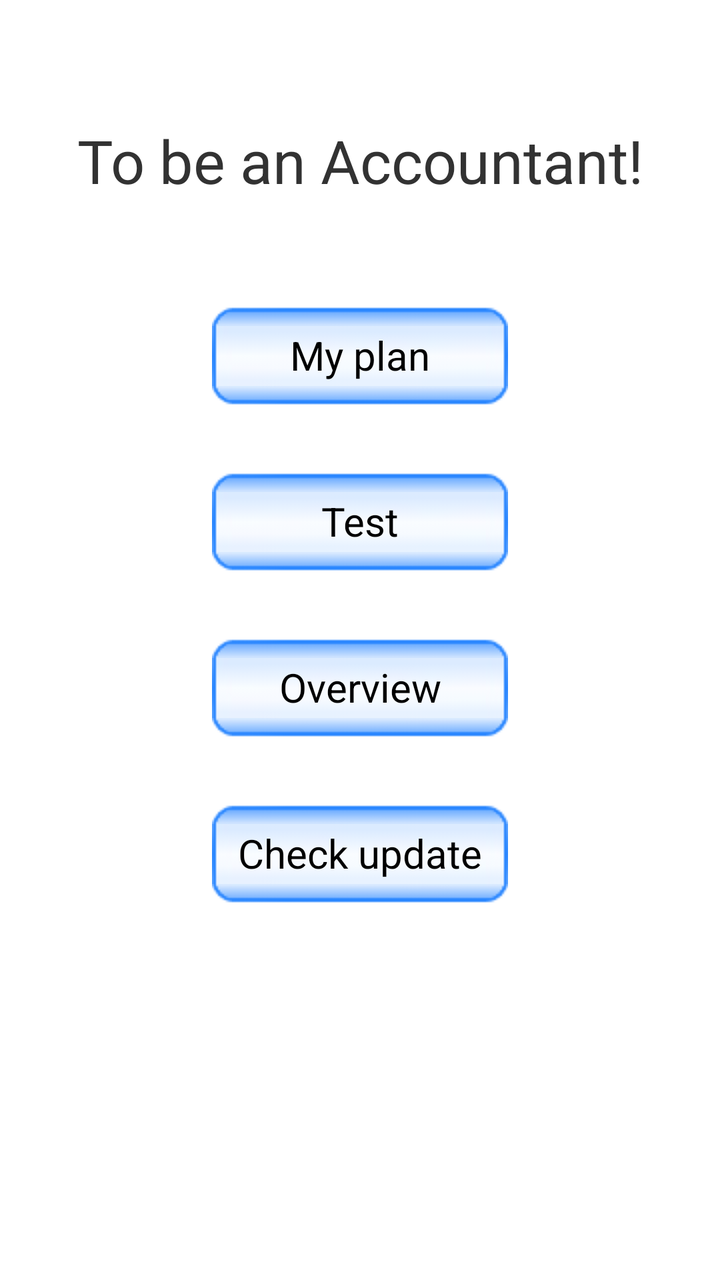
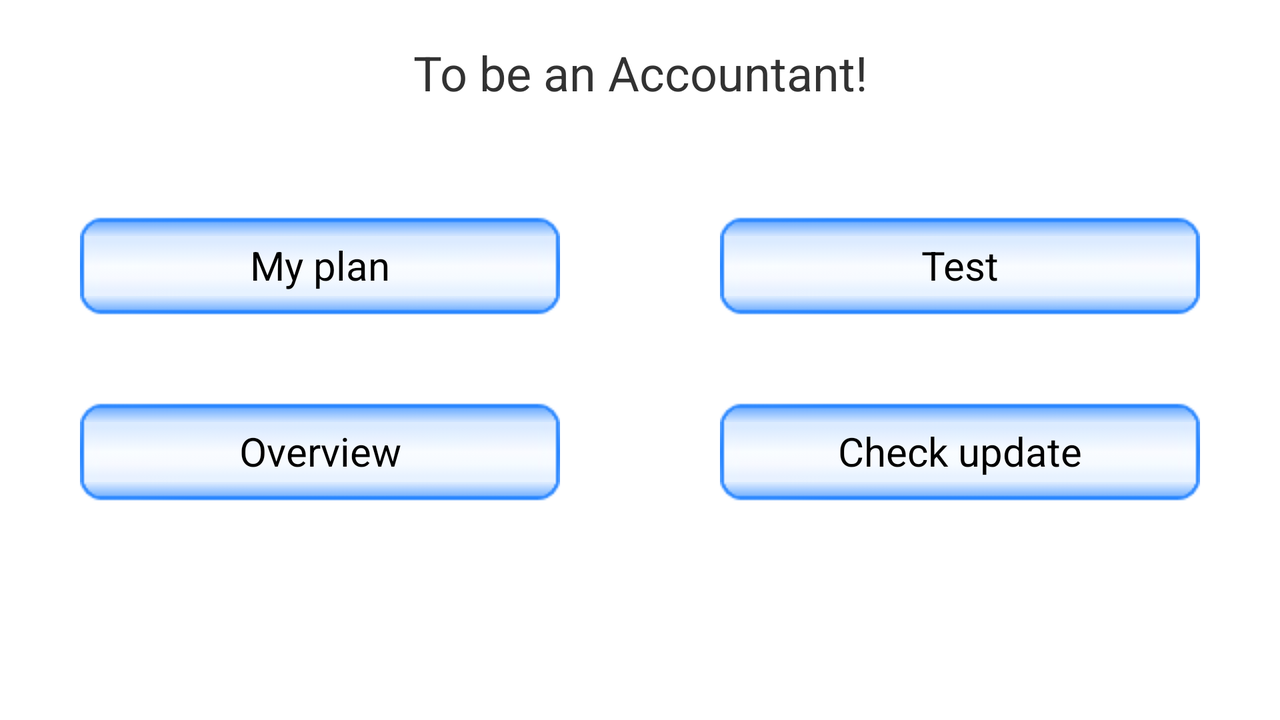

The same Android screen from two of the app's own layout files: first res/layout/ as a phone draws it, then the repository's variant for another configuration, drawn on a device whose configuration selects that folder. Both files follow.
<!-- AndroidManifest.xml: application theme AppTheme -->
<!-- res/layout/main_entry_fragment.xml -->
<RelativeLayout xmlns:android="http://schemas.android.com/apk/res/android"
    xmlns:tools="http://schemas.android.com/tools"
    android:layout_width="match_parent"
    android:layout_height="match_parent" >

    <TextView
        android:id="@+id/main_title"
        android:layout_width="match_parent"
        android:layout_height="wrap_content"
        android:layout_alignParentTop="true"
        android:layout_centerHorizontal="true"
        android:layout_marginTop="@dimen/main_entry_title_margin_top"
        android:gravity="center"
        android:text="@string/main_title"
        android:textSize="@dimen/main_entry_title_text_size" />

    <LinearLayout
        android:layout_width="wrap_content"
        android:layout_height="wrap_content"
        android:layout_centerInParent="true"
        android:orientation="vertical" >

        <Button
            android:id="@+id/plan"
            android:layout_width="match_parent"
            android:layout_height="wrap_content"
            android:layout_marginBottom="@dimen/main_entry_button_margin_v"
            android:layout_marginLeft="@dimen/main_entry_button_margin_h"
            android:layout_marginRight="@dimen/main_entry_button_margin_h"
            android:layout_marginTop="@dimen/main_entry_button_margin_v"
            android:background="@drawable/blue_btn_bg"
            android:singleLine="true"
            android:text="@string/main_entry_plan"
            android:textSize="@dimen/general_btn_text_size" />

        <Button
            android:id="@+id/test"
            android:layout_width="match_parent"
            android:layout_height="wrap_content"
            android:layout_marginBottom="@dimen/main_entry_button_margin_v"
            android:layout_marginLeft="@dimen/main_entry_button_margin_h"
            android:layout_marginRight="@dimen/main_entry_button_margin_h"
            android:layout_marginTop="@dimen/main_entry_button_margin_v"
            android:background="@drawable/blue_btn_bg"
            android:singleLine="true"
            android:text="@string/main_entry_test"
            android:textSize="@dimen/general_btn_text_size" />

        <Button
            android:id="@+id/overview"
            android:layout_width="match_parent"
            android:layout_height="wrap_content"
            android:layout_marginBottom="@dimen/main_entry_button_margin_v"
            android:layout_marginLeft="@dimen/main_entry_button_margin_h"
            android:layout_marginRight="@dimen/main_entry_button_margin_h"
            android:layout_marginTop="@dimen/main_entry_button_margin_v"
            android:background="@drawable/blue_btn_bg"
            android:singleLine="true"
            android:text="@string/main_entry_overview"
            android:textSize="@dimen/general_btn_text_size" />

        <Button
            android:id="@+id/check_update"
            android:layout_width="match_parent"
            android:layout_height="wrap_content"
            android:layout_marginBottom="@dimen/main_entry_button_margin_v"
            android:layout_marginLeft="@dimen/main_entry_button_margin_h"
            android:layout_marginRight="@dimen/main_entry_button_margin_h"
            android:layout_marginTop="@dimen/main_entry_button_margin_v"
            android:background="@drawable/blue_btn_bg"
            android:singleLine="true"
            android:text="@string/check_update"
            android:textSize="@dimen/general_btn_text_size" />

        <TextView
            android:id="@+id/update_progress"
            android:layout_width="match_parent"
            android:layout_height="wrap_content"
            android:layout_marginTop="@dimen/main_entry_button_margin_v"
            android:gravity="center"
            android:singleLine="true"
            android:textColor="#000000"
            android:visibility="invisible" />
    </LinearLayout>

</RelativeLayout>
<!-- resources referenced by this layout -->
<resources>
  <!-- from res/values-sw360dp/ -->
  <dimen name="general_btn_text_size">20sp</dimen>
  <dimen name="main_entry_button_margin_h">10dp</dimen>
  <dimen name="main_entry_button_margin_v">15dp</dimen>
  <dimen name="main_entry_title_margin_top">60dp</dimen>
  <dimen name="main_entry_title_text_size">30sp</dimen>
  <!-- drawable blue_btn_bg (drawable) -->
  <?xml version="1.0" encoding="utf-8"?>
  <selector xmlns:android="http://schemas.android.com/apk/res/android">
  
      <item android:drawable="@drawable/blue_btn_bg_press" android:state_pressed="true"/>
      <item android:drawable="@drawable/blue_btn_bg_press" android:state_selected="true"/>
      <item android:drawable="@drawable/blue_btn_bg_unpress"/>
  
  </selector>
  <string name="check_update">Check update</string>
  <string name="main_entry_overview">Overview</string>
  <string name="main_entry_plan">My plan</string>
  <string name="main_entry_test">Test</string>
  <string name="main_title">To be an Accountant!</string>
  <style name="AppTheme" parent="AppBaseTheme">
          <item name="android:windowNoTitle">true</item>
      </style>
  <!-- drawable blue_btn_bg_press: png bitmap (drawable, 470 bytes) -->
  <!-- drawable blue_btn_bg_unpress: png bitmap (drawable, 864 bytes) -->
  <style name="AppBaseTheme" parent="android:Theme.Light">
          
      </style>
</resources>
<!-- res/layout-land/main_entry_fragment.xml (the repository's variant of the layout above) -->
<!-- drawn on the phone turned sideways -->
<RelativeLayout xmlns:android="http://schemas.android.com/apk/res/android"
    xmlns:tools="http://schemas.android.com/tools"
    android:layout_width="match_parent"
    android:layout_height="match_parent" >

    <TextView
        android:id="@+id/main_title"
        android:layout_width="match_parent"
        android:layout_height="wrap_content"
        android:layout_alignParentTop="true"
        android:layout_centerHorizontal="true"
        android:layout_marginTop="@dimen/main_entry_title_margin_top"
        android:gravity="center"
        android:text="@string/main_title"
        android:textSize="@dimen/main_entry_title_text_size" />

    <LinearLayout
        android:layout_width="match_parent"
        android:layout_height="wrap_content"
        android:layout_centerInParent="true"
        android:orientation="vertical" >

        <LinearLayout
            android:layout_width="match_parent"
            android:layout_height="wrap_content"
            android:orientation="horizontal" >

            <Button
                android:id="@+id/plan"
                android:layout_width="0dip"
                android:layout_height="wrap_content"
                android:layout_marginBottom="@dimen/main_entry_button_margin_v"
                android:layout_marginLeft="@dimen/main_entry_button_margin_h"
                android:layout_marginRight="@dimen/main_entry_button_margin_h"
                android:layout_marginTop="@dimen/main_entry_button_margin_v"
                android:layout_weight="1"
                android:background="@drawable/blue_btn_bg"
                android:singleLine="true"
                android:text="@string/main_entry_plan"
                android:textSize="@dimen/general_btn_text_size" />

            <Button
                android:id="@+id/test"
                android:layout_width="0dip"
                android:layout_height="wrap_content"
                android:layout_marginBottom="@dimen/main_entry_button_margin_v"
                android:layout_marginLeft="@dimen/main_entry_button_margin_h"
                android:layout_marginRight="@dimen/main_entry_button_margin_h"
                android:layout_marginTop="@dimen/main_entry_button_margin_v"
                android:layout_weight="1"
                android:background="@drawable/blue_btn_bg"
                android:singleLine="true"
                android:text="@string/main_entry_test"
                android:textSize="@dimen/general_btn_text_size" />
        </LinearLayout>

        <LinearLayout
            android:layout_width="match_parent"
            android:layout_height="wrap_content"
            android:orientation="horizontal" >

            <Button
                android:id="@+id/overview"
                android:layout_width="0dip"
                android:layout_height="wrap_content"
                android:layout_marginBottom="@dimen/main_entry_button_margin_v"
                android:layout_marginLeft="@dimen/main_entry_button_margin_h"
                android:layout_marginRight="@dimen/main_entry_button_margin_h"
                android:layout_marginTop="@dimen/main_entry_button_margin_v"
                android:layout_weight="1"
                android:background="@drawable/blue_btn_bg"
                android:singleLine="true"
                android:text="@string/main_entry_overview"
                android:textSize="@dimen/general_btn_text_size" />

            <Button
                android:id="@+id/check_update"
                android:layout_width="0dip"
                android:layout_height="wrap_content"
                android:layout_marginBottom="@dimen/main_entry_button_margin_v"
                android:layout_marginLeft="@dimen/main_entry_button_margin_h"
                android:layout_marginRight="@dimen/main_entry_button_margin_h"
                android:layout_marginTop="@dimen/main_entry_button_margin_v"
                android:layout_weight="1"
                android:background="@drawable/blue_btn_bg"
                android:singleLine="true"
                android:text="@string/check_update"
                android:textSize="@dimen/general_btn_text_size" />
        </LinearLayout>
    </LinearLayout>

    <TextView
        android:id="@+id/update_progress"
        android:layout_width="match_parent"
        android:layout_height="wrap_content"
        android:layout_alignParentBottom="true"
        android:layout_marginBottom="@dimen/main_entry_title_margin_top"
        android:gravity="center"
        android:singleLine="true"
        android:textColor="#000000"
        android:visibility="invisible" />

</RelativeLayout>
<!-- resources referenced by the variant -->
<!-- as the phone turned sideways resolves them -->
<resources>
  <!-- from res/values-sw360dp/ -->
  <dimen name="general_btn_text_size">20sp</dimen>
  <!-- from res/values-land/ -->
  <dimen name="main_entry_button_margin_h">40dp</dimen>
  <!-- from res/values-land/ -->
  <dimen name="main_entry_button_margin_v">20dp</dimen>
  <!-- from res/values-land/ -->
  <dimen name="main_entry_title_margin_top">20dp</dimen>
  <!-- from res/values-land/ -->
  <dimen name="main_entry_title_text_size">24sp</dimen>
  <!-- drawable blue_btn_bg (drawable) -->
  <?xml version="1.0" encoding="utf-8"?>
  <selector xmlns:android="http://schemas.android.com/apk/res/android">
  
      <item android:drawable="@drawable/blue_btn_bg_press" android:state_pressed="true"/>
      <item android:drawable="@drawable/blue_btn_bg_press" android:state_selected="true"/>
      <item android:drawable="@drawable/blue_btn_bg_unpress"/>
  
  </selector>
  <string name="check_update">Check update</string>
  <string name="main_entry_overview">Overview</string>
  <string name="main_entry_plan">My plan</string>
  <string name="main_entry_test">Test</string>
  <string name="main_title">To be an Accountant!</string>
  <style name="AppTheme" parent="AppBaseTheme">
          <item name="android:windowNoTitle">true</item>
      </style>
  <!-- drawable blue_btn_bg_press: png bitmap (drawable, 470 bytes) -->
  <!-- drawable blue_btn_bg_unpress: png bitmap (drawable, 864 bytes) -->
  <style name="AppBaseTheme" parent="android:Theme.Light">
          
      </style>
</resources>
